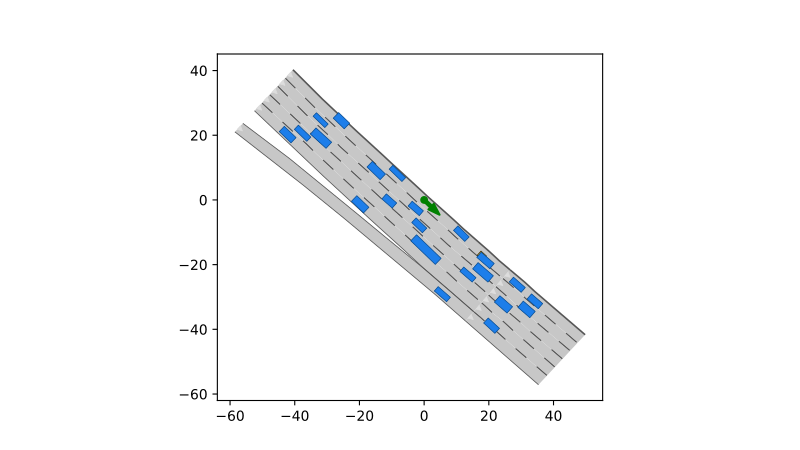

Python code for this plot:
import os
import matplotlib.pyplot as plt
from commonroad.common.file_reader import CommonRoadFileReader
from commonroad.visualization.mp_renderer import MPRenderer
filename = os.getcwd() + '/../../../tests/test_scenarios/USA_US101-4_1_T-1.xml'
scenario, planning_problem_set = CommonRoadFileReader(filename).open()
rnd = MPRenderer(figsize=(8,4.5))
scenario.draw(rnd)
planning_problem_set.draw(rnd)
rnd.render()
